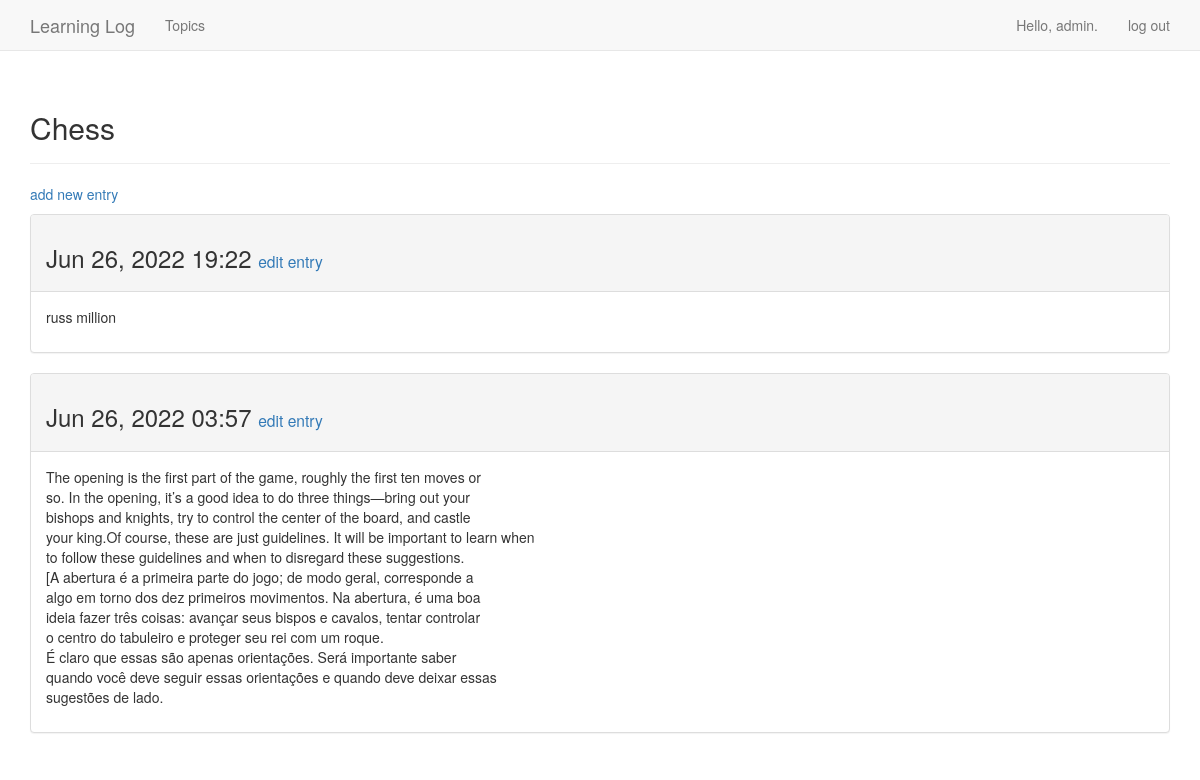
Before: /topics/1/ (signed in) with the older database file.
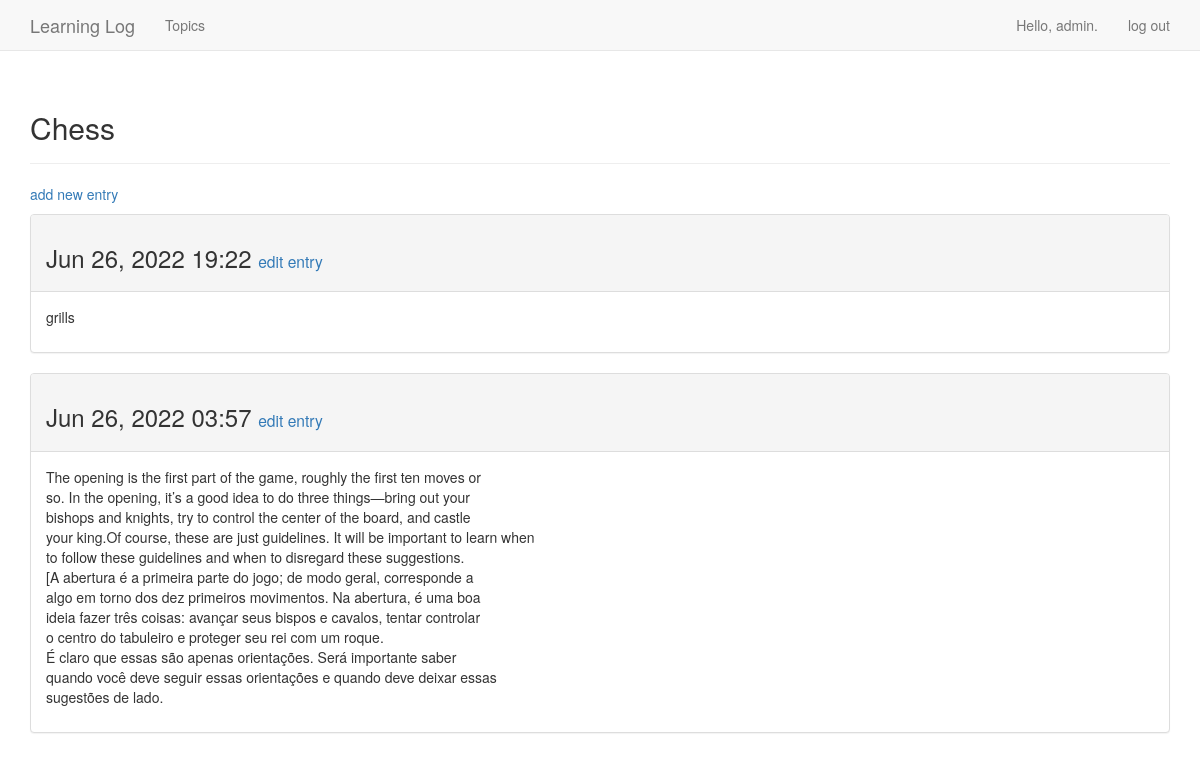
After: the same page with the newer database file.
### learning_logs/models.py (models this page shows, shortened)
class Entry(models.Model):
    topic = models.ForeignKey(Topic)
    text = models.TextField()
    date_added = models.DateTimeField(auto_now_add=True)
    class Meta:
        verbose_name_plural = 'entries'

### learning_logs/views.py (the view)
# urls.py: url(r'^topics/(?P<topic_id>\d+)/$', views.topic, name='topic'),
@login_required
def topic(request, topic_id):
    topic = Topic.objects.get(id=topic_id)
    if topic.owner != request.user:
        raise Http404
    entries = topic.entry_set.order_by('-date_added')
    context = {'topic': topic, 'entries': entries}
    return render(request, 'learning_logs/topic.html', context)

### learning_logs/models.py (called while the page is built)
    def __str__(self):
        return self.text

### learning_logs/templates/learning_logs/topic.html
{% extends 'learning_logs/base.html' %}
{% block header %}
<h2>{{ topic }}</h2>
{% endblock header %}
{% block content %}
<p>
  <a href="{% url 'learning_logs:new_entry' topic.id %}">add new entry</a>
</p>
{% for entry in entries %}
<div class="panel panel-default">
<div class="panel-heading">
<h3>
  {{ entry.date_added|date:'M d, Y H:i' }}
  <small>
    <a href="{% url 'learning_logs:edit_entry' entry.id %}"> edit entry</a>
  </small>
</h3>
</div>
<div class="panel-body">
{{ entry.text|linebreaks }}
</div>
</div>
{% empty %}
There are no entries for this topic yet.
{% endfor %}
{% endblock content %}

Changed rows visible on the page:
changed Entry: text "russ million" → "grills"
